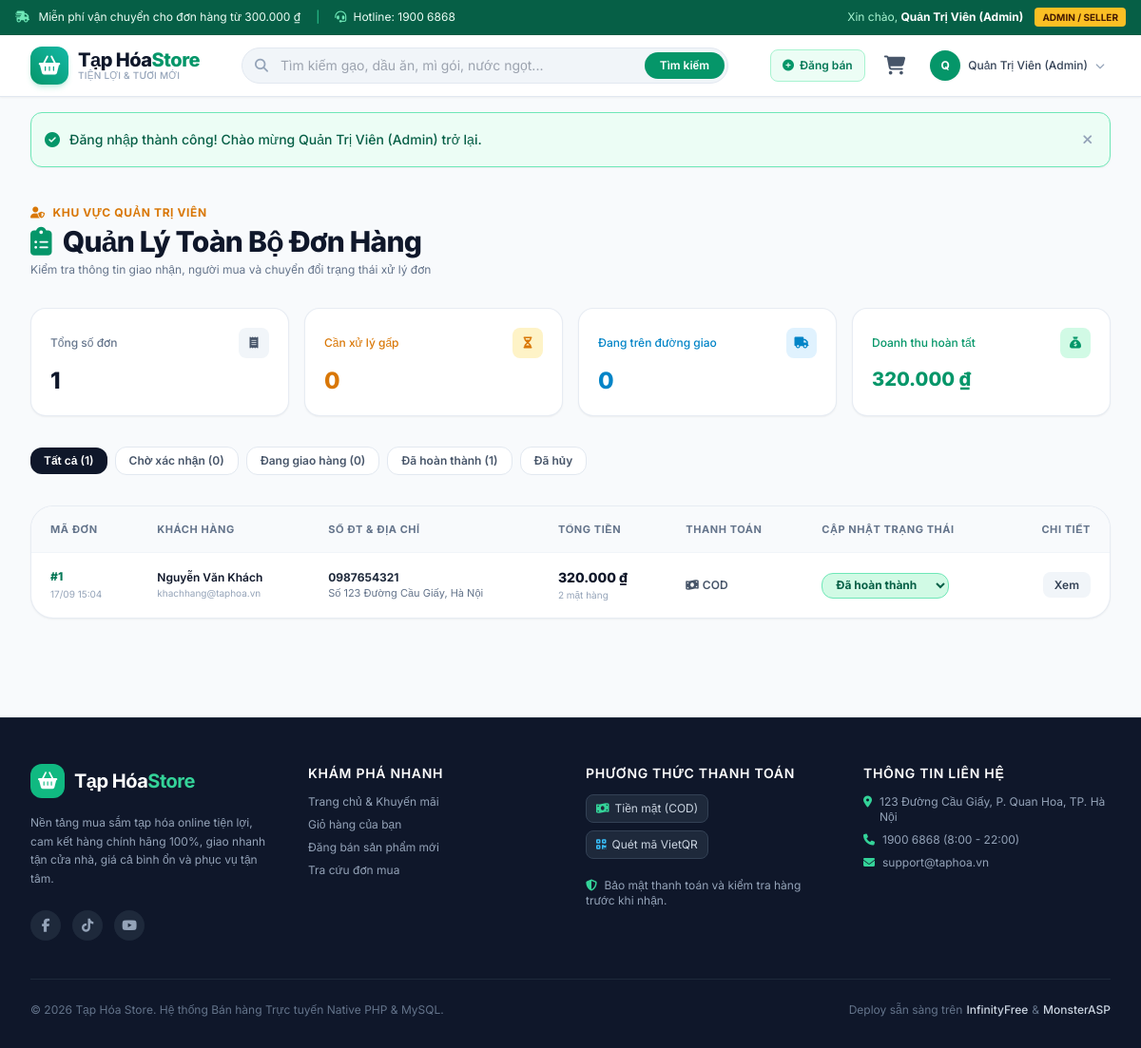
The page /orders/manage_orders.php (signed in) on the database its author committed.
### tables this page shows
CREATE TABLE `orders` (
    `id` INT AUTO_INCREMENT PRIMARY KEY,
    `user_id` INT DEFAULT NULL,
    `customer_name` VARCHAR(100) NOT NULL,
    `customer_phone` VARCHAR(20) NOT NULL,
    `customer_address` VARCHAR(255) NOT NULL,
    `customer_note` TEXT DEFAULT NULL,
    `total_amount` DECIMAL(12, 0) NOT NULL DEFAULT 0,
    `payment_method` ENUM('cod', 'bank_transfer') NOT NULL DEFAULT 'cod',
    `status` ENUM('pending', 'processing', 'completed', 'cancelled') NOT NULL DEFAULT 'pending',
    `created_at` TIMESTAMP DEFAULT CURRENT_TIMESTAMP,
    CONSTRAINT `fk_orders_user` FOREIGN KEY (`user_id`) REFERENCES `users` (`id`) ON DELETE SET NULL
);

CREATE TABLE `users` (
    `id` INT AUTO_INCREMENT PRIMARY KEY,
    `name` VARCHAR(100) NOT NULL,
    `email` VARCHAR(150) NOT NULL UNIQUE,
    `password` VARCHAR(255) NOT NULL,
    `phone` VARCHAR(20) DEFAULT NULL,
    `address` VARCHAR(255) DEFAULT NULL,
    `role` ENUM('user', 'admin') DEFAULT 'user',
    `created_at` TIMESTAMP DEFAULT CURRENT_TIMESTAMP
);

### orders/manage_orders.php (the view, shortened to what the rows shown need)
<?php
require_once __DIR__ . '/../includes/functions.php';
$sql = "
    SELECT o.*, u.email as user_email, COUNT(oi.id) as total_items
    FROM orders o
    LEFT JOIN users u ON o.user_id = u.id
    LEFT JOIN order_items oi ON o.id = oi.order_id
";
$params = [];
$sql .= " GROUP BY o.id ORDER BY o.id DESC";
try {
    $stmt = db()->prepare($sql);
    $stmt->execute($params);
    $orders = $stmt->fetchAll();
} catch (PDOException $e) {
    set_flash('error', 'Lỗi tải danh sách đơn hàng: ' . $e->getMessage());
    $orders = [];
    $stats = [];
}
$statusMap = [
    'pending'    => ['label' => 'Chờ xác nhận', 'color' => 'bg-amber-100 text-amber-800 border-amber-300'],
    'processing' => ['label' => 'Đang giao hàng', 'color' => 'bg-sky-100 text-sky-800 border-sky-300'],
    'completed'  => ['label' => 'Đã giao thành công', 'color' => 'bg-emerald-100 text-emerald-800 border-emerald-300'],
    'cancelled'  => ['label' => 'Đã hủy', 'color' => 'bg-rose-100 text-rose-800 border-rose-300']
];
require_once __DIR__ . '/../includes/header.php';
?>
<div class="max-w-7xl mx-auto px-4 sm:px-6 lg:px-8 py-10">
    <div class="mb-8">
        <h1 class="text-2xl sm:text-3xl font-extrabold text-slate-900 tracking-tight flex items-center gap-3">
            <i class="fa-solid fa-clipboard-list text-emerald-600"></i> Quản Lý Toàn Bộ Đơn Hàng
        </h1>
    </div>
    <?php if (empty($orders)): ?>
        <div class="bg-white rounded-3xl border border-slate-200/80 shadow-sm p-12 text-center my-6">
            <div class="w-16 h-16 bg-slate-100 text-slate-400 rounded-2xl flex items-center justify-center mx-auto mb-3 text-2xl">
                <i class="fa-solid fa-inbox"></i>
            </div>
            <p class="text-sm font-semibold text-slate-700">Chưa có đơn hàng nào trong danh mục này</p>
        </div>
    <?php else: ?>
        <div class="bg-white rounded-3xl border border-slate-200/80 shadow-sm overflow-hidden">
            <div class="overflow-x-auto">
                <table class="w-full text-left text-xs">
                    <thead class="bg-slate-50 text-slate-500 font-semibold border-b border-slate-100 uppercase tracking-wider text-[11px]">
                        <tr>
                            <th class="py-4 px-5">Mã Đơn</th>
                            <th class="py-4 px-5">Khách Hàng</th>
                            <th class="py-4 px-5">Số ĐT & Địa Chỉ</th>
                            <th class="py-4 px-5">Tổng Tiền</th>
                            <th class="py-4 px-5">Thanh Toán</th>
                            <th class="py-4 px-5">Cập Nhật Trạng Thái</th>
                            <th class="py-4 px-5 text-right">Chi Tiết</th>
                        </tr>
                    </thead>
                    <tbody class="divide-y divide-slate-100 text-slate-700">
                        <?php foreach ($orders as $o):
                            $status = $statusMap[$o['status']] ?? $statusMap['pending'];
                        ?>
                            <tr class="hover:bg-slate-50/80 transition">
                                <td class="py-4 px-5">
                                    <span class="font-extrabold text-emerald-700">#<?= $o['id'] ?></span>
                                    <span class="block text-[10px] text-slate-400 mt-0.5"><?= date('d/m H:i', strtotime($o['created_at'])) ?></span>
                                </td>
                                <td class="py-4 px-5 font-semibold text-slate-900">
                                    <?= e($o['customer_name']) ?>
                                    <?php if (!empty($o['user_email'])): ?>
                                        <span class="block text-[10px] text-slate-400 font-normal"><?= e($o['user_email']) ?></span>
                                    <?php endif; ?>
                                </td>
                                <td class="py-4 px-5 max-w-xs">
                                    <div class="font-bold text-slate-800"><?= e($o['customer_phone']) ?></div>
                                    <div class="text-[11px] text-slate-500 truncate" title="<?= e($o['customer_address']) ?>">
                                        <?= e($o['customer_address']) ?>
                                    </div>
                                </td>
                                <td class="py-4 px-5">
                                    <div class="font-extrabold text-slate-900 text-sm"><?= format_money($o['total_amount']) ?></div>
                                    <div class="text-[10px] text-slate-400"><?= (int)$o['total_items'] ?> mặt hàng</div>
                                </td>
                                <td class="py-4 px-5">
                                    <?php if ($o['payment_method'] === 'bank_transfer'): ?>
                                        <span class="text-sky-600 font-semibold flex items-center gap-1"><i class="fa-solid fa-qrcode"></i> VietQR</span>
                                    <?php else: ?>
                                        <span class="text-slate-600 font-semibold flex items-center gap-1"><i class="fa-solid fa-money-bill-wave"></i> COD</span>
                                    <?php endif; ?>
                                </td>
                                <td class="py-4 px-5">
                                    <form action="<?= base_url('orders/manage_orders.php' . (isset($_GET['status']) ? '?status=' . urlencode($_GET['status']) : '')) ?>" method="POST" class="flex items-center gap-1.5">
                                        <select name="status" onchange="this.form.submit()"
                                                class="px-2.5 py-1 text-xs font-bold rounded-xl border focus:outline-none <?= $status['color'] ?> cursor-pointer">
                                            <option value="completed" <?= $o['status'] === 'completed' ? 'selected' : '' ?>>Đã hoàn thành</option>
                                        </select>
                                    </form>
                                </td>
                                <td class="py-4 px-5 text-right">
                                    <a href="<?= base_url('orders/order_detail.php?id=' . $o['id']) ?>"
                                       class="px-3 py-1.5 bg-slate-100 hover:bg-emerald-600 hover:text-white text-slate-700 rounded-lg font-semibold transition">
                                        Xem
                                    </a>
                                </td>
                            </tr>
                        <?php endforeach; ?>
                    </tbody>
                </table>
            </div>
        </div>
    <?php endif; ?>
</div>
<?php require_once __DIR__ . '/../includes/footer.php'; ?>

### rows shown on the page
orders: id "1", created_at "17/09 15:04", customer_name "Nguyễn Văn Khách", user.email "khachhang@taphoa.vn", customer_phone "0987654321", customer_address "Số 123 Đường Cầu Giấy, Hà Nội", total_amount "320.000 ₫", total_items "2", payment_method "COD", status "Đã hoàn thành"

### other values the page prints
$currentUser['name'] "Quản Trị Viên (Admin)"
mb_substr(strtoupper($currentUser['name']), 0, 1) "Q"
$flash['message'] "Đăng nhập thành công! Chào mừng Quản Trị Viên (Admin) trở lại."
$stats['total_orders'] "1"
$stats['pending_count'] "0"
$stats['processing_count'] "0"
format_money($stats['total_revenue'] ?? 0) "320.000 ₫"
$stats['completed_count'] "1"
